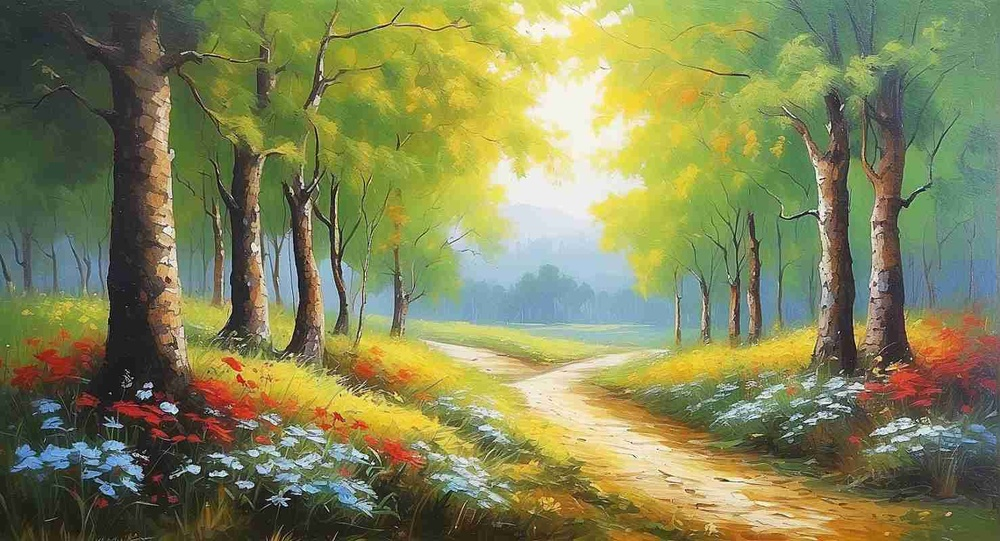
#> input picture RGB.jpg, 1000 x 541 px, shrunk from 1478 x 800 before the run, found by its file name
$ python histogram.py
#> lines starting #> are read from the running program, lines starting #| are printed output that depends on the picture
import imageio.v3 as img
import numpy as np
import matplotlib.pyplot as plt

# Path ke gambar
path = "C:\\Users\\JARKOM 17\\Downloads\\RGB.jpg"

# Membaca gambar
image = img.imread(path)
#> image is the input picture: shape (541, 1000, 3); mean R, G, B 130.3, 133.2, 87.2

# Mengonversi gambar RGB menjadi grayscale
gray_image = 0.2989 * image[:,:,0] + 0.5870 * image[:,:,1] + 0.1140 * image[:,:,2]
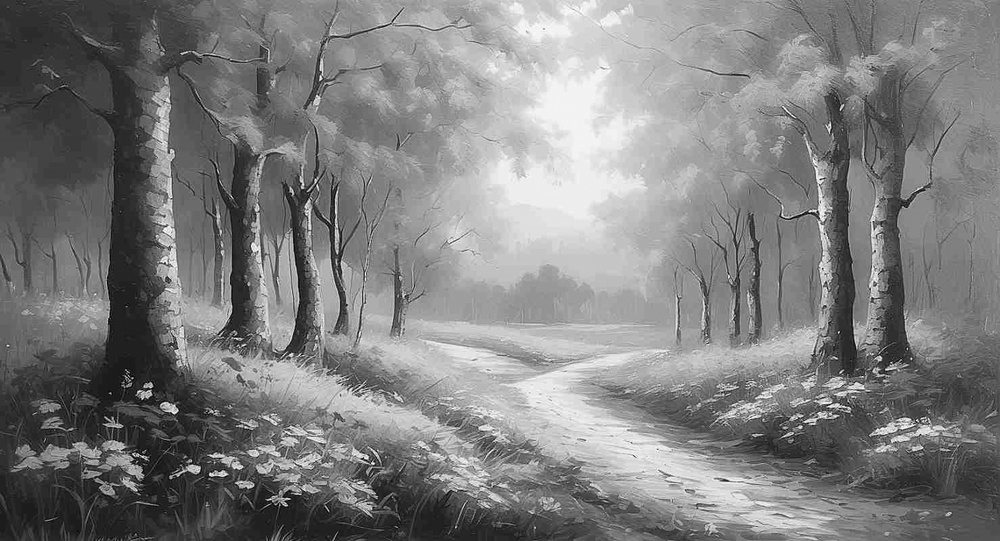
#> gray_image: shape (541, 1000) float64; min 0, max 255, mean 127.1
gray_image = gray_image.astype(np.uint8)  # Konversi ke tipe data uint8

# Menghitung histogram untuk gambar RGB
hist_r, bins_r = np.histogram(image[:,:,0].flatten(), bins=256, range=[0, 256])
#> hist_r = 256 values, max 4195 at index 106, min 12 at index 1, mean 2113.3; bins_r = 257 values from 0 to 256
hist_g, bins_g = np.histogram(image[:,:,1].flatten(), bins=256, range=[0, 256])
#> hist_g = 256 values, max 3812 at index 143, min 12 at index 1, mean 2113.3; bins_g = 257 values from 0 to 256
hist_b, bins_b = np.histogram(image[:,:,2].flatten(), bins=256, range=[0, 256])
#> hist_b = 256 values, max 7848 at index 53, min 5 at index 254, mean 2113.3; bins_b = 257 values from 0 to 256

# Menghitung histogram untuk gambar grayscale
hist_gray, bins_gray = np.histogram(gray_image.flatten(), bins=256, range=[0, 256])
#> hist_gray = 256 values, max 4535 at index 128, min 0 at index 255, mean 2113.3; bins_gray = 257 values from 0 to 256

# Menampilkan gambar dan histogram
plt.figure(figsize=(12, 12))

# Gambar RGB
plt.subplot(2, 2, 1)
plt.imshow(image)
plt.title("Gambar RGB")
plt.axis("off")

# Histogram RGB
plt.subplot(2, 2, 2)
plt.plot(hist_r, color='red', label='Red Channel')
plt.plot(hist_g, color='green', label='Green Channel')
plt.plot(hist_b, color='blue', label='Blue Channel')
plt.title("Histogram RGB")
plt.xlim([0, 256])
plt.xlabel("Intensitas")
plt.ylabel("Frekuensi")
plt.legend()

# Gambar Grayscale
plt.subplot(2, 2, 3)
plt.imshow(gray_image, cmap='gray')
plt.title("Gambar Grayscale")
plt.axis("off")

# Histogram Grayscale
plt.subplot(2, 2, 4)
plt.plot(hist_gray, color='gray')
plt.title("Histogram Grayscale")
plt.xlim([0, 256])
plt.xlabel("Intensitas")
plt.ylabel("Frekuensi")

plt.tight_layout()
plt.show()
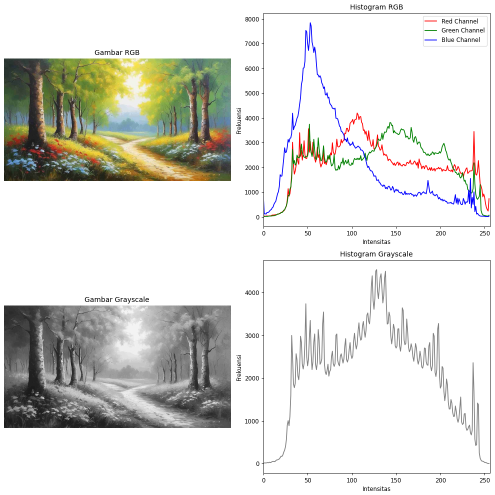
#> figure drawn by matplotlib, 4 panels; panel 2: curve peaks at x = 106, y = 4195; panel 2: curve peaks at x = 143, y = 3812; panel 2: curve peaks at x = 53, y = 7848; panel 4: curve peaks at x = 128, y = 4535

# Menyimpan gambar grayscale
img.imwrite("C:\\Users\\JARKOM 17\\Downloads\\grayscale_image.jpg", gray_image)

$ run again, with Ouput Histogram.png saved as RGB.jpg
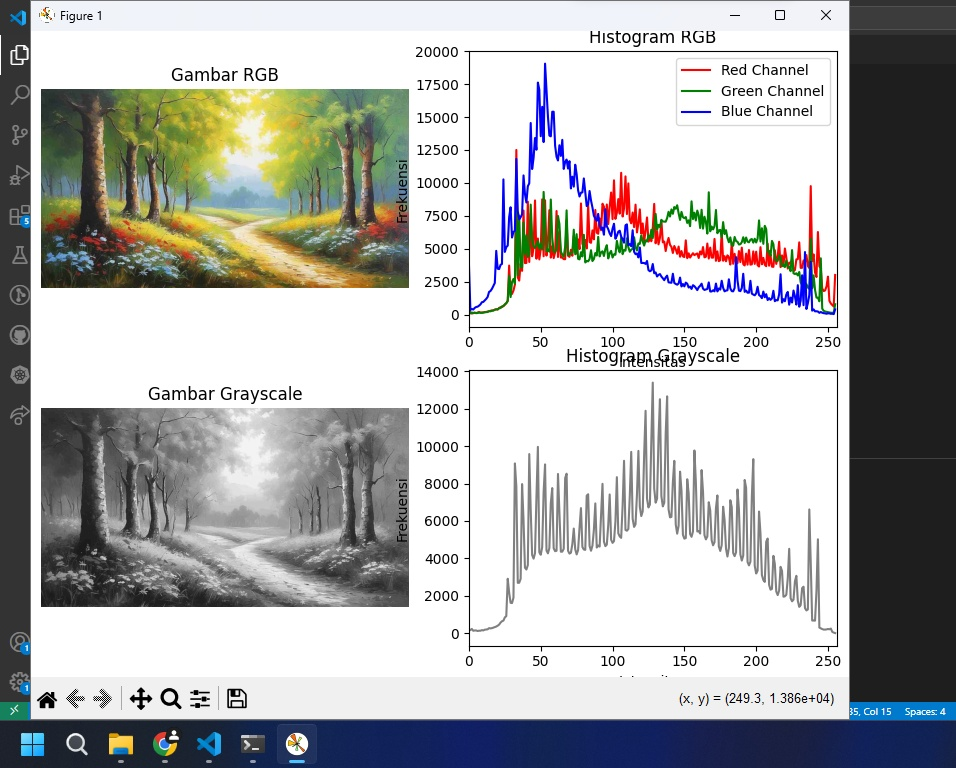
#> input picture Ouput Histogram.png, 956 x 768 px, found by its file name
#> image is the input picture: shape (768, 956, 3); mean R, G, B 175.7, 176.6, 175.5
#> `gray_image = 0.2989 * image[:,:,0] + 0.5870 * image[:,:,1] + 0.1140 * ..`:
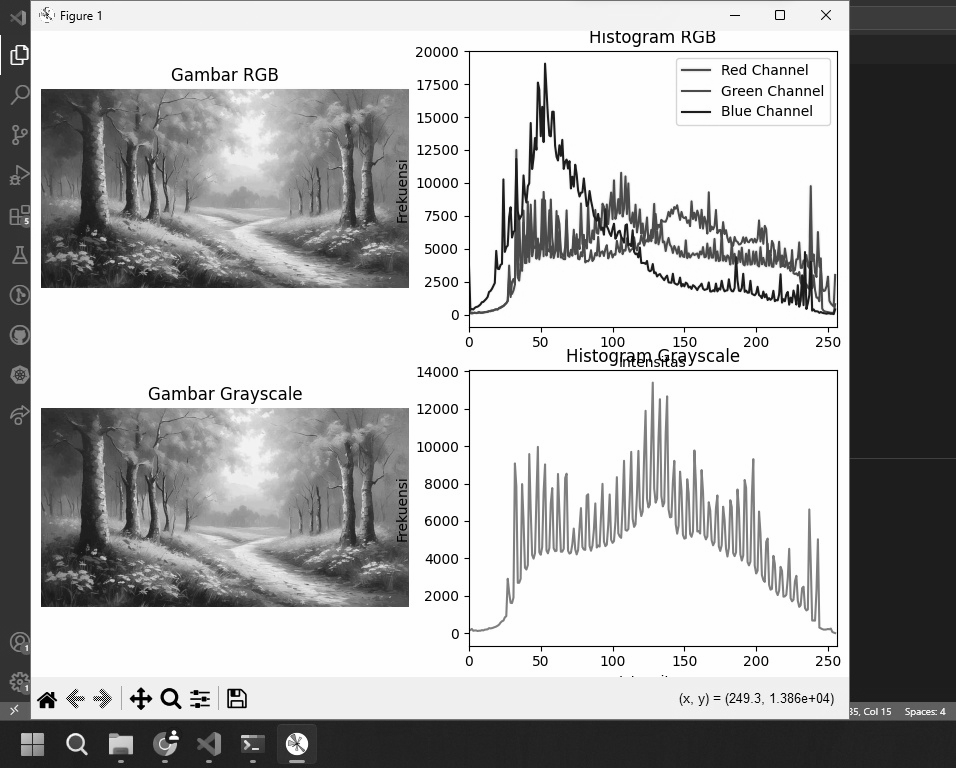
#> gray_image: shape (768, 956) float64; min 0, max 255, mean 176.2
#> hist_r = 256 values, max 300244 at index 255, min 323 at index 11, mean 2868; bins_r = 257 values from 0 to 256
#> hist_g = 256 values, max 300182 at index 255, min 155 at index 21, mean 2868; bins_g = 257 values from 0 to 256
#> hist_b = 256 values, max 301524 at index 255, min 255 at index 13, mean 2868; bins_b = 257 values from 0 to 256
#> hist_gray = 256 values, max 301071 at index 254, min 0 at index 255, mean 2868; bins_gray = 257 values from 0 to 256
#> `plt.show()`:
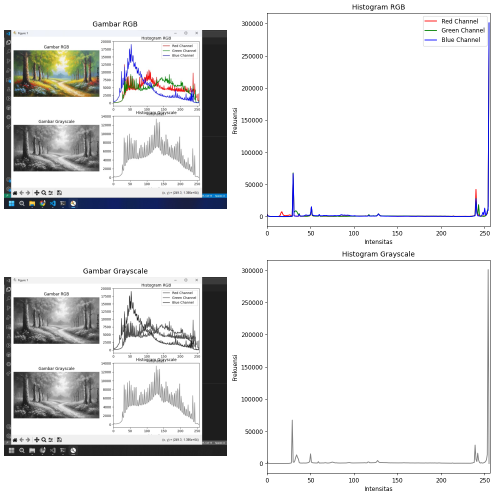
#> figure drawn by matplotlib, 4 panels; panel 2: curve peaks at x = 255, y = 300244; panel 2: curve peaks at x = 255, y = 300182; panel 2: curve peaks at x = 255, y = 301524; panel 4: curve peaks at x = 254, y = 301071
